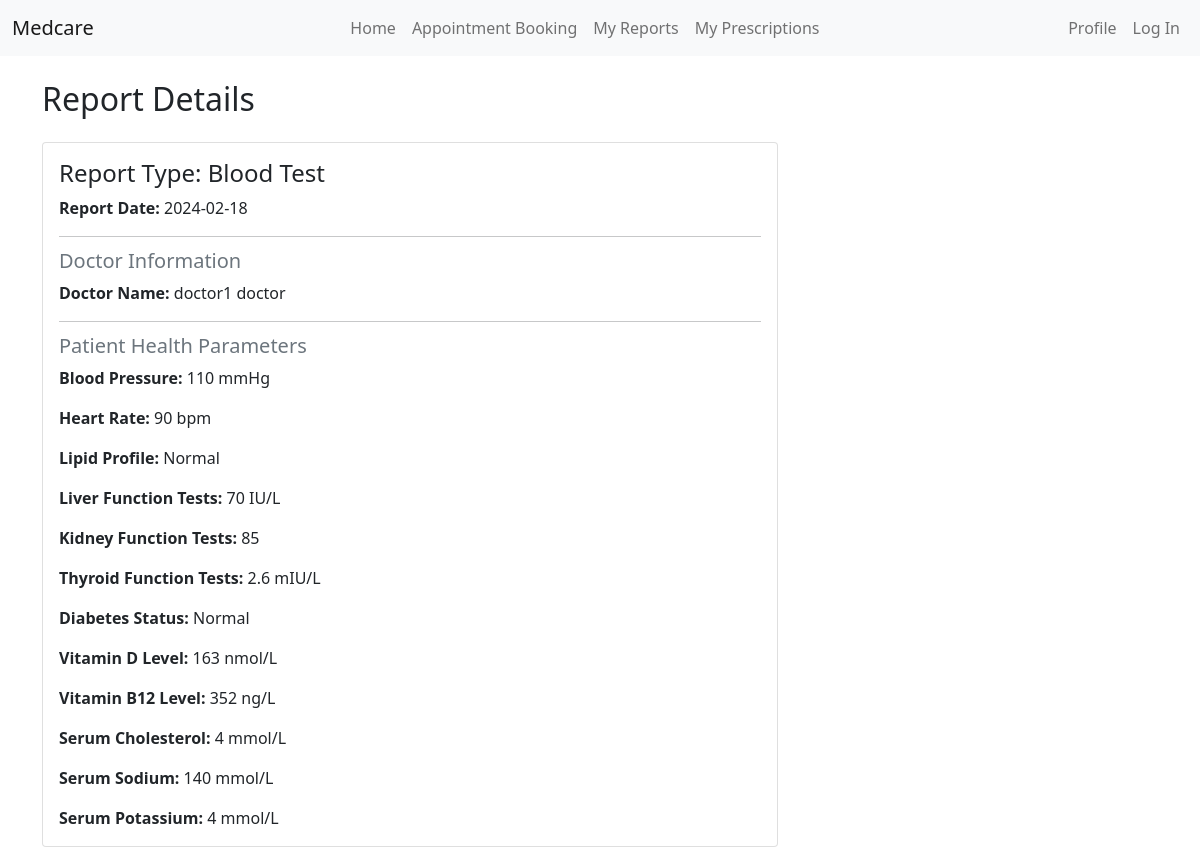
Page /report_data.php?report_id=1 on the committed database.
### tables this page shows
CREATE TABLE `patient_reports` (
  `report_id` int(11) NOT NULL,
  `patient_id` int(11) NOT NULL,
  `doctor_id` int(11) NOT NULL,
  `report_date` date NOT NULL,
  `report_type` varchar(255) NOT NULL,
  `blood_pressure` text DEFAULT NULL,
  `heart_rate` text DEFAULT NULL,
  `lipid_profile` text DEFAULT NULL,
  `liver_function_tests` text DEFAULT NULL,
  `kidney_function_tests` text DEFAULT NULL,
  `thyroid_function_tests` text DEFAULT NULL,
  `diabetes_status` enum('Normal','Pre-Diabetic','Diabetic') DEFAULT NULL,
  `vitamin_d_level` text DEFAULT NULL,
  `vitamin_b12_level` text DEFAULT NULL,
  `serum_cholesterol` text DEFAULT NULL,
  `serum_sodium` text DEFAULT NULL,
  `serum_potassium` text DEFAULT NULL
);

CREATE TABLE `doctors` (
  `doctor_id` int(11) NOT NULL,
  `user_id` int(255) NOT NULL,
  `department_id` int(11) NOT NULL,
  `first_name` varchar(100) NOT NULL,
  `last_name` varchar(100) NOT NULL,
  `gender` varchar(50) NOT NULL,
  `DOB` date NOT NULL,
  `address` varchar(255) NOT NULL,
  `phone_number` int(11) NOT NULL
);

### src/report_data.php (the view, shortened to what this page needs)
<?php
$report_id = $_GET['report_id'];
$conn = getDatabase();
$stmt = $conn->prepare("SELECT * FROM patient_reports WHERE report_id = :report_id");
$stmt->bindParam(':report_id', $report_id);
$stmt->execute();
$report = $stmt->fetch(PDO::FETCH_ASSOC);
$stmt = $conn->prepare("SELECT first_name, last_name FROM doctors WHERE doctor_id = :doctor_id");
$stmt->bindParam(':doctor_id', $report['doctor_id']);
$stmt->execute();
$doctor = $stmt->fetch(PDO::FETCH_ASSOC);
?>
<!DOCTYPE html>
<html lang="en">
<head>
    <link href="https://cdn.jsdelivr.net/npm/bootstrap@5.0.2/dist/css/bootstrap.min.css" rel="stylesheet">
</head>
<body>
    <?php include 'header.php'; ?>
    <div class="container mt-4">
        <h2 class="mb-4">Report Details</h2>
        <div class="row">
            <div class="col-md-8">
                <div class="card">
                    <div class="card-body">
                        <h4 class="card-title">Report Type: <?php echo $report['report_type']; ?></h4>
                        <p class="card-text"><strong>Report Date:</strong> <?php echo $report['report_date']; ?></p>
                        <hr>
                        <h5 class="card-subtitle mb-2 text-muted">Doctor Information</h5>
                        <p class="card-text"><strong>Doctor Name:</strong> <?php echo $doctor['first_name'] . ' ' . $doctor['last_name']; ?></p>
                        <hr>
                        <h5 class="card-subtitle mb-2 text-muted">Patient Health Parameters</h5>
                        <p class="card-text"><strong>Blood Pressure:</strong> <?php echo $report['blood_pressure']; ?></p>
                        <p class="card-text"><strong>Heart Rate:</strong> <?php echo $report['heart_rate']; ?></p>
                        <p class="card-text"><strong>Lipid Profile:</strong> <?php echo $report['lipid_profile']; ?></p>
                        <p class="card-text"><strong>Liver Function Tests:</strong> <?php echo $report['liver_function_tests']; ?></p>
                        <p class="card-text"><strong>Kidney Function Tests:</strong> <?php echo $report['kidney_function_tests']; ?></p>
                        <p class="card-text"><strong>Thyroid Function Tests:</strong> <?php echo $report['thyroid_function_tests']; ?></p>
                        <p class="card-text"><strong>Diabetes Status:</strong> <?php echo $report['diabetes_status']; ?></p>
                        <p class="card-text"><strong>Vitamin D Level:</strong> <?php echo $report['vitamin_d_level']; ?></p>
                        <p class="card-text"><strong>Vitamin B12 Level:</strong> <?php echo $report['vitamin_b12_level']; ?></p>
                        <p class="card-text"><strong>Serum Cholesterol:</strong> <?php echo $report['serum_cholesterol']; ?></p>
                        <p class="card-text"><strong>Serum Sodium:</strong> <?php echo $report['serum_sodium']; ?></p>
                        <p class="card-text"><strong>Serum Potassium:</strong> <?php echo $report['serum_potassium']; ?></p>
                    </div>
                </div>
            </div>
        </div>
    </div>
</body>
</html>

### src/header.php (shortened to what this page needs)
<header>
  <nav class="navbar navbar-expand-lg navbar-light bg-light">
    <div class="container-fluid">
      <a class="navbar-brand" href="index.php">Medcare</a>
      <div class="collapse navbar-collapse justify-content-center" id="navbarNav">
        <ul class="navbar-nav">
          <li class="nav-item<?= isset($_GET['page']) && $_GET['page'] == 'home' ? ' active' : '' ?>">
            <a class="nav-link" href="index.php?page=home"><i class="fa fa-fw fa-home"></i> Home</a>
          </li>
          <li class="nav-item<?= isset($_GET['page']) && $_GET['page'] == 'appointment' ? ' active' : '' ?>">
            <a class="nav-link" href="appointments.php?page=appointments"><i class="fa fa-calendar"></i> Appointment Booking</a>
          </li>
          <li class="nav-item<?= isset($_GET['page']) && $_GET['page'] == 'reports' ? ' active' : '' ?>">
            <a class="nav-link" href="reports.php"><i class="fa fa-file"></i> My Reports</a>
          </li>
          <li class="nav-item<?= isset($_GET['page']) && $_GET['page'] == 'prescriptions' ? ' active' : '' ?>">
            <a class="nav-link" href="#"><i class="fas fa-file-prescription"></i> My Prescriptions</a>
          </li>
        </ul>
      </div>
      <ul class="navbar-nav ms-auto">
        <li class="nav-item">
          <a class="nav-link" href="#"><i class="fa fa-user-circle"></i> Profile</a>
        </li>
        <li class="nav-item<?= isset($_SESSION['user_id']) ? ' active' : '' ?>">
          <?php if (isset($_SESSION['user_id'])) {
            $first_name = isset($_SESSION['first_name']) ? $_SESSION['first_name'] : '';
          ?>
            <a class="nav-link" href="login.php"><i class="fa fa-user-circle"></i><?php echo " " . $first_name . " (Logout)" ?></a>
          <?php } else { ?>
            <a class="nav-link" href="login.php"><i class="fa fa-user-circle"></i> Log In</a>
          <?php } ?>
        </li>
      </ul>
    </div>
  </nav>
</header>

### rows in the picture
patient_reports: report_type "Blood Test", report_date "2024-02-18", blood_pressure "110 mmHg", heart_rate "90 bpm", lipid_profile "Normal", liver_function_tests "70 IU/L", kidney_function_tests "85", thyroid_function_tests "2.6 mIU/L", diabetes_status "Normal", vitamin_d_level "163 nmol/L", vitamin_b12_level "352 ng/L", serum_cholesterol "4 mmol/L", serum_sodium "140 mmol/L", serum_potassium "4 mmol/L"
doctors: first_name "doctor1", last_name "doctor"
